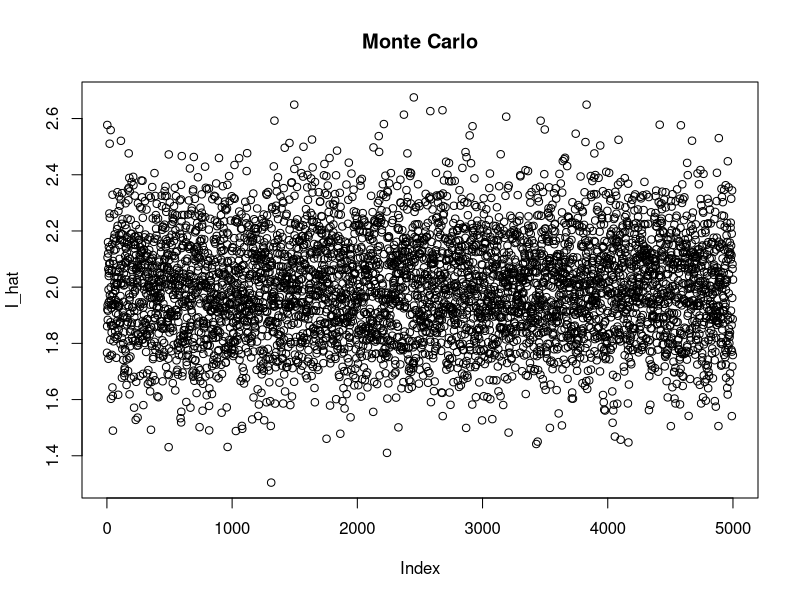
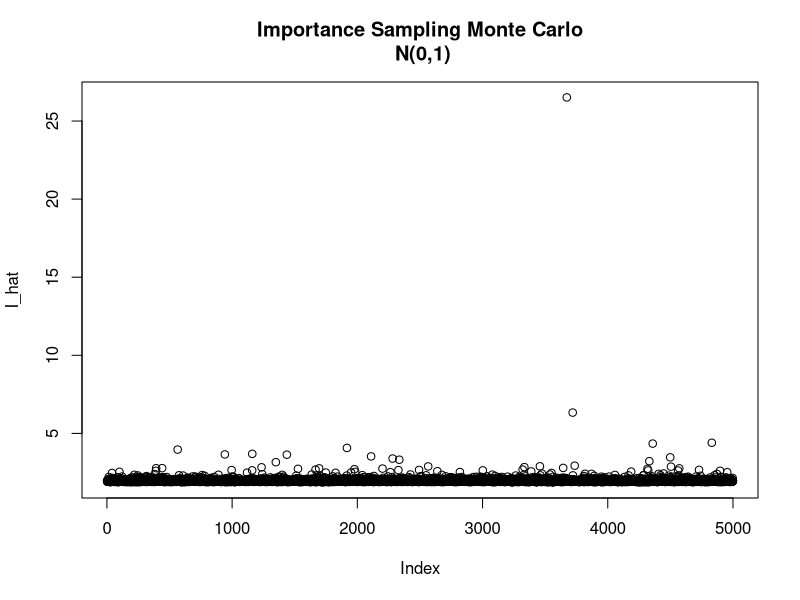
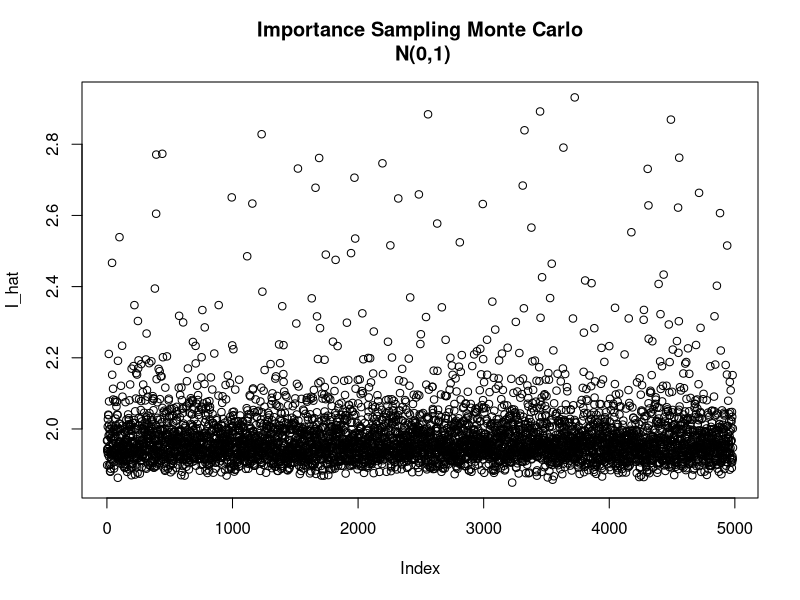
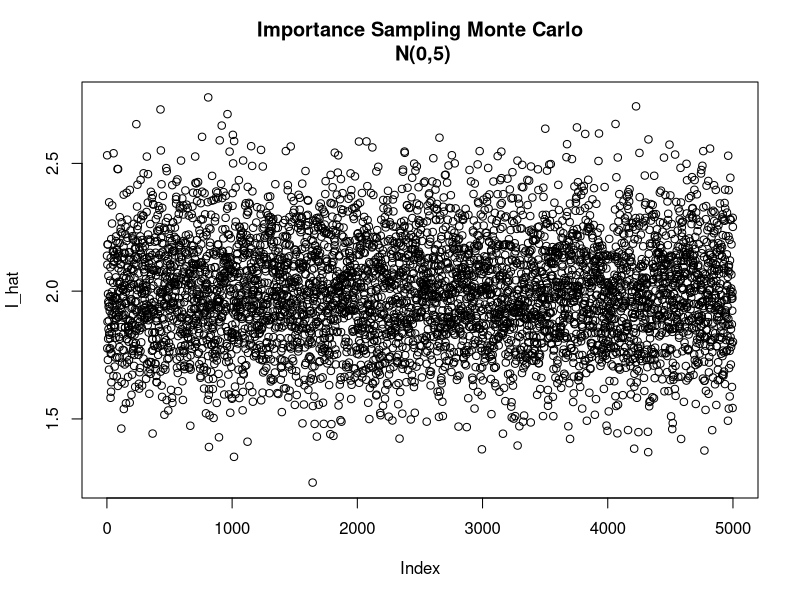

The R source for these figures, in order:
library(ggplot2)
library(kableExtra)
library(dplyr)
# Question 01 -------------------------------------------------------------
set.seed(3)
# Find I by calculus techniques.
I <- function(x){
  return(exp(-abs(x)))
}
Ans1 <- integrate(I, -20, 20)
Ans1

# Find I by simultaion 

N <- 5000 # 5000 samples of size 1000.
n <- 1000

# (1) Monte Carlo

theta.hat <- NULL
for( i in 1:N){
x <- runif(n, -20, 20)
theta.hat[i] <- mean(40*I(x))
}
plot(theta.hat, main = "Monte Carlo",ylab = "I_hat")
Mc.mean <- mean(theta.hat)
Mc.var <- var(theta.hat)

# (2) Importance Sampling Monte Carlo
# N(0,1)

theta.hat <- NULL

for( i in 1:N){
x <- rnorm(n,0,1)
theta.hat[i] <- mean(40*I(x)*dunif(x,-20,20)/dnorm(x,0,1))

}
plot(theta.hat, main = "Importance Sampling Monte Carlo\n N(0,1)",ylab = "I_hat")
t1 <- theta.hat[-which(theta.hat>3)]
plot(t1, main = "Importance Sampling Monte Carlo\n N(0,1)",ylab = "I_hat")
N1.mean <- mean(theta.hat)
N1.var <- var(theta.hat)

# (3) Importance Sampling Monte Carlo
# N(0,5)

theta.hat <- NULL
for( i in 1:N){
  x <- rnorm(n,0,20)
  theta.hat[i] <- mean(40*I(x)*dunif(x,-20,20)/dnorm(x,0,20))
}
plot(theta.hat, main = "Importance Sampling Monte Carlo\n N(0,5)",ylab = "I_hat")

N2.mean <- mean(theta.hat)
N2.var <- var(theta.hat)

# Compare three methods
Q1M <- cbind(Mc.mean, N1.mean, N2.mean) %>% round(., digits = 5)
Q1V <- cbind(Mc.var, N1.var, N2.var) %>% round(., digits = 5)
Q1 <- rbind(Q1M,Q1V)
rownames(Q1) <- c("Mean", "Variance")
colnames(Q1) <- c("MC", "N(0,1)", "N(0,5)")
Q1






# Question 02 -------------------------------------------------------------

# Find N(0,1) mean and variance by important sampling with t3
ME <- function(x){
  1/sqrt((2*pi))*exp(-x^2/2)
}

# Mean
theta.hat <- NULL
for(i in 1:N){
x <- rt(n,3)
theta.hat[i] <- mean(x*ME(x)*dunif(x,-30,30)/dt(x,3)*60)
}
Me.mean <- mean(theta.hat)
Me.var <- var(theta.hat)

# Variance
theta.hat1 <- NULL
theta.hat2 <- NULL
theta.hat <- NULL
for(i in 1:N){
  x <- rt(n,3)
  theta.hat1 <- mean(x^2*ME(x)*dunif(x,-30,30)/dt(x,3)*60)
  theta.hat2 <- mean(x*ME(x)*dunif(x,-30,30)/dt(x,3)*60)
  theta.hat[i] <- theta.hat1 - (theta.hat2)^2
}
Va.mean <- mean(theta.hat)
Va.var <- var(theta.hat)

# Find t3 mean and variance by important sampling with N(0,1)
v <- 3
tv <- function(x,v){
  gamma((v+1)/2)/sqrt(v*pi)/gamma(v/2)/(1+x^2/v)^(v+1)/2
}

theta.hat <- NULL
for(i in 1:N){
x <- rnorm(n,0,1)
theta.hat[i] <- mean(x*tv(x,v)*dunif(x,-30,30)/dnorm(x,0,1)*60)
}
mean(theta.hat)
var(theta.hat)

theta.hat <- NULL
for(i in 1:N){
  x <- rnorm(n,0,1)
  theta.hat1 <- (mean(x*tv(x,v)*dunif(x,-30,30)/dnorm(x,0,1)*60))^2
  theta.hat2 <- mean(x^2*tv(x,v)*dunif(x,-30,30)/dnorm(x,0,1)*60)
  theta.hat[i] <- theta.hat2 - theta.hat1
}
mean(theta.hat)
var(theta.hat)
